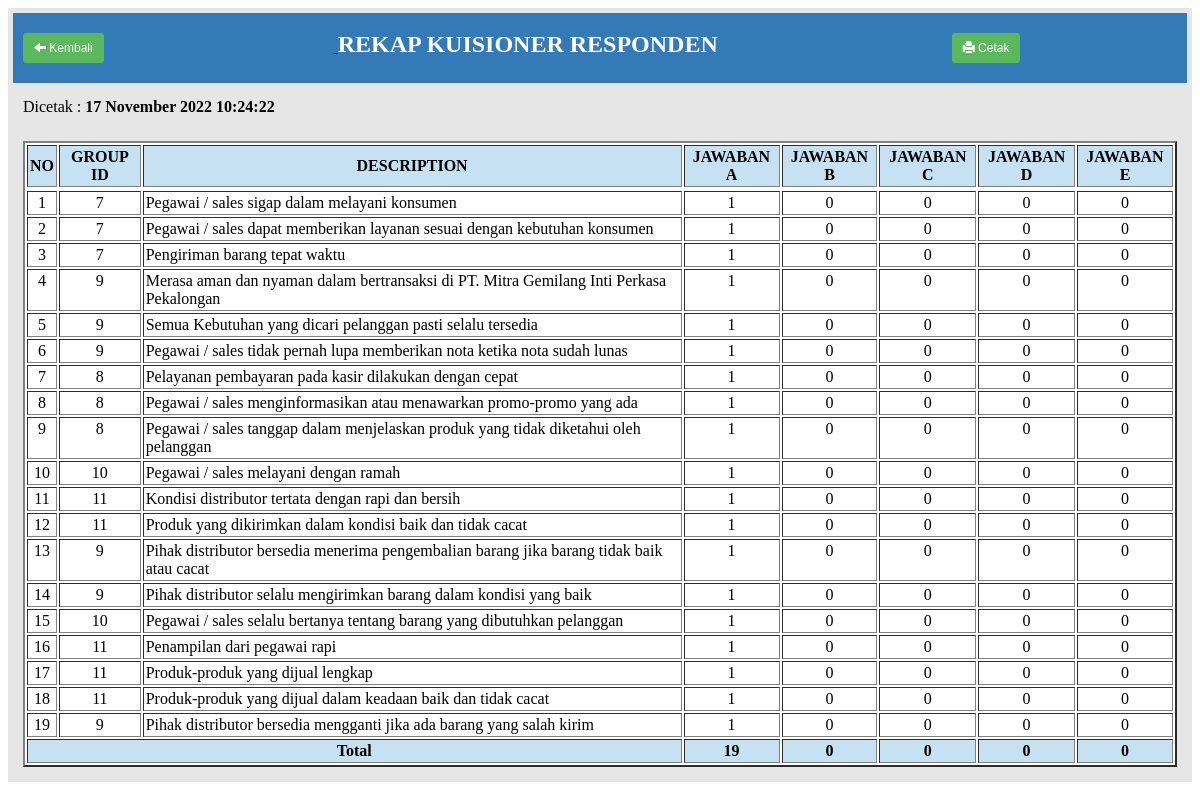
Screenshot of /adminweb/modul/mod_report/all_responden.php with the database file from the repository.
### tables this page shows
CREATE TABLE `tdescription` (
  `descriptionId` int(11) NOT NULL,
  `description` text NOT NULL,
  `groupId` int(11) NOT NULL,
  `CreatedDate` datetime NOT NULL,
  `CreatedUser` int(11) NOT NULL,
  `ModifiedDate` datetime NOT NULL,
  `ModifiedUser` int(11) NOT NULL
);

### fungsi/fungsi_indotgl.php (called while the page is built, shortened)
<?php
	function tgl_indo($tgl){
			$tanggal = substr($tgl,8,2);
			$bulan = getBulan(substr($tgl,5,2));
			$tahun = substr($tgl,0,4);
			return $tanggal.' '.$bulan.' '.$tahun;
	}
	function getBulan($bln){
				switch ($bln){
					case 11:
						return "November";
						break;
				}
			}
?>

### adminweb/modul/mod_report/all_responden.php (the view, shortened to what this page needs)
<?php
include "../../../koneksi.php";
include "../../../fungsi/fungsi_indotgl.php";
$hasil = mysqli_query($masuk,"SELECT * FROM tdescription");
$date = date('Y-m-d');
$time = date('H:i:s');
$dateIndo = tgl_indo($date);
echo "<center><table border=0 cellpadding=10 cellspacing=5 bgcolor= #e6e6e6>
		<tr >
			<td colspan='8'  bgcolor=#337ab7 style='border: none ;color:white;'>
			<a href='../../master.php?module=hasil&sub=laporan'>
			<button style='margin-right:230px;' class='btn'><span class='glyphicon glyphicon-arrow-left'></span> Kembali</button>
			</a>
			<b><font size=5>REKAP KUISIONER RESPONDEN</font></b>
			<a href='exportExcel.php'>
			<button style='margin-left:230px;' class='btn'><span class='glyphicon glyphicon-print'></span> Cetak</button></a>
			</td>
		</tr>
		<tr>
			<td colspan=2>Dicetak : <b>$dateIndo $time</b></td>
		</tr>
		<tr>
			<td>
				<table cellpadding=2 border=2 bgcolor='#fff'>
					<tr>
					<td bgcolor=#c6e1f2 align=center><b>NO</b></td>
					<td bgcolor=#c6e1f2 align=center><b>GROUP ID</b></td>
					<td bgcolor=#c6e1f2 align=center><b>DESCRIPTION</b></td>
					<td bgcolor=#c6e1f2 align=center><b>JAWABAN A</b></td>
					<td bgcolor=#c6e1f2 align=center><b>JAWABAN B</b></td>
					<td bgcolor=#c6e1f2 align=center><b>JAWABAN C</b></td>
					<td bgcolor=#c6e1f2 align=center><b>JAWABAN D</b></td>
					<td bgcolor=#c6e1f2 align=center><b>JAWABAN E</b></td>
					<tr>
		";
$no = 1;
while ($data = mysqli_fetch_array($hasil)){
	$descriptionId = $data[descriptionId];
	$sql = mysqli_query($masuk,"SELECT SUM(jawabanA) As TotalA,
						SUM(jawabanB) As TotalB,
						SUM(jawabanC) As TotalC,
						SUM(jawabanD) As TotalD,
						SUM(jawabanE) As TotalE
						FROM tanswer WHERE descriptionId = '$descriptionId'");
	while($oke = mysqli_fetch_array($sql)){
		echo "<tr valign=top>
			<td align='center'>$no</td>
			<td align='center'>$data[groupId]</td>
			<td >$data[description]</td>
			<td align='center'>$oke[TotalA]</td>
			<td align='center'>$oke[TotalB]</td>
			<td align='center'>$oke[TotalC]</td>
			<td align='center'>$oke[TotalD]</td>
			<td align='center'>$oke[TotalE]</td>
		  </tr>";
		$no++;
	}
}
$data_count = mysqli_fetch_array(mysqli_query($masuk,"SELECT SUM(jawabanA) As TotalA,
						SUM(jawabanB) As TotalB,
						SUM(jawabanC) As TotalC,
						SUM(jawabanD) As TotalD,
						SUM(jawabanE) As TotalE
						FROM tanswer"));
echo "<tr align='center'>
		<td bgcolor=#c6e1f2 colspan='3'><b>Total</b></td>
		<td bgcolor=#c6e1f2><b>$data_count[TotalA]</b></td>
		<td bgcolor=#c6e1f2><b>$data_count[TotalB]</b></td>
		<td bgcolor=#c6e1f2><b>$data_count[TotalC]</b></td>
		<td bgcolor=#c6e1f2><b>$data_count[TotalD]</b></td>
		<td bgcolor=#c6e1f2><b>$data_count[TotalE]</b></td>
		</tr>
	</table>
	</td>
	</tr>
	</table>
	<center>";
?>

### adminweb/modul/mod_report/all_responden.php (style rules this page uses)
.btn { display: inline-block; padding: 6px 12px; font-size: 14px; font-weight: normal; line-height: 1.42857143; text-align: center; white-space: nowrap; vertical-align: middle; -ms-touch-action: manipulation; touch-action: manipulation; cursor: pointer; -webkit-user-select: none; -moz-user-select: none; -ms-user-select: none; user-select: none; background-image: none; border: 1px solid transparent; border-radius: 4px; background-color: #5cb85c; padding: 5px 10px; font-size: 12px; line-height: 1.5; border-radius: 3px; margin-top:10px; margin-bottom: 10px; color: white; }
.glyphicon { position: relative; top: 1px; display: inline-block; font-family: 'Glyphicons Halflings'; font-style: normal; font-weight: normal; line-height: 1; -webkit-font-smoothing: antialiased; -moz-osx-font-smoothing: grayscale; }
.glyphicon-print:before { content: "\e045"; }
.glyphicon-arrow-left:before { content: "\e091"; }

### rows the page displays
tdescription: groupId "7", description "Pegawai / sales sigap dalam melayani konsumen", oke "1", oke "0"
tdescription: groupId "7", description "Pegawai / sales dapat memberikan layanan sesuai dengan kebutuhan konsumen", oke "1", oke "0"
tdescription: groupId "7", description "Pengiriman barang tepat waktu", oke "1", oke "0"
tdescription: groupId "9", description "Merasa aman dan nyaman dalam bertransaksi di PT. Mitra Gemilang Inti Perkasa Pekalongan", oke "1", oke "0"
tdescription: groupId "9", description "Semua Kebutuhan yang dicari pelanggan pasti selalu tersedia", oke "1", oke "0"
tdescription: groupId "9", description "Pegawai / sales tidak pernah lupa memberikan nota ketika nota sudah lunas", oke "1", oke "0"
tdescription: groupId "8", description "Pelayanan pembayaran pada kasir dilakukan dengan cepat", oke "1", oke "0"
tdescription: groupId "8", description "Pegawai / sales menginformasikan atau menawarkan promo-promo yang ada", oke "1", oke "0"
tdescription: groupId "8", description "Pegawai / sales tanggap dalam menjelaskan produk yang tidak diketahui oleh pelanggan", oke "1", oke "0"
tdescription: groupId "10", description "Pegawai / sales melayani dengan ramah", oke "1", oke "0"
tdescription: groupId "11", description "Kondisi distributor tertata dengan rapi dan bersih", oke "1", oke "0"
tdescription: groupId "11", description "Produk yang dikirimkan dalam kondisi baik dan tidak cacat", oke "1", oke "0"
tdescription: groupId "9", description "Pihak distributor bersedia menerima pengembalian barang jika barang tidak baik atau cacat", oke "1", oke "0"
tdescription: groupId "9", description "Pihak distributor selalu mengirimkan barang dalam kondisi yang baik", oke "1", oke "0"
tdescription: groupId "10", description "Pegawai / sales selalu bertanya tentang barang yang dibutuhkan pelanggan", oke "1", oke "0"
tdescription: groupId "11", description "Penampilan dari pegawai rapi", oke "1", oke "0"
tdescription: groupId "11", description "Produk-produk yang dijual lengkap", oke "1", oke "0"
tdescription: groupId "11", description "Produk-produk yang dijual dalam keadaan baik dan tidak cacat", oke "1", oke "0"
tdescription: groupId "9", description "Pihak distributor bersedia mengganti jika ada barang yang salah kirim", oke "1", oke "0"

### other values shown
$dateIndo "17 November 2022"
$data_count[TotalA] "19"
$data_count[TotalB] "0"
$data_count[TotalC] "0"
$data_count[TotalD] "0"
$data_count[TotalE] "0"
